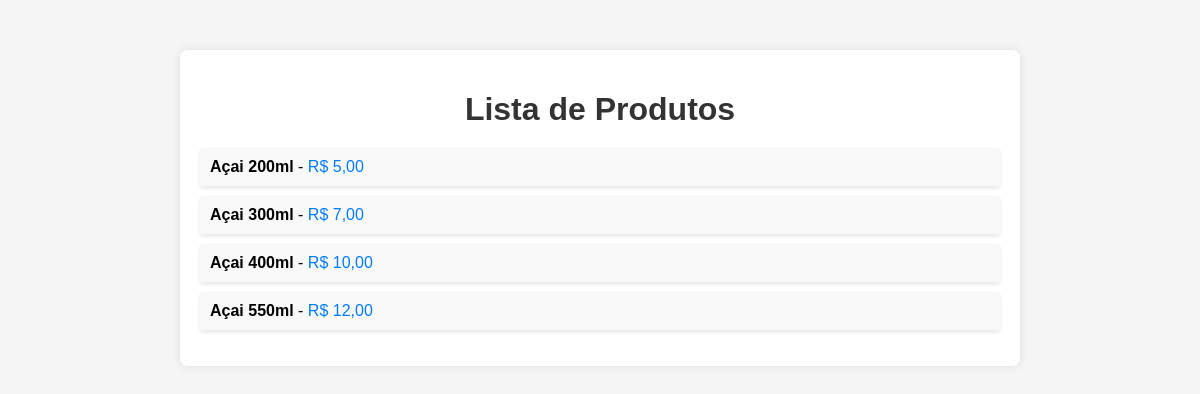
The app's page /lista_produtos/ with its own data.
### gerenciador/models.py (models this page shows)
class Produto(models.Model):
    nome = models.CharField(max_length=100)
    preco = models.DecimalField(max_digits=6, decimal_places=2)
    quantidade_estoque = models.IntegerField()
    descricao = models.TextField()

### gerenciador/views.py (the view)
# urls.py: path('lista_produtos/', views.lista_produtos, name='lista_produtos'),
def lista_produtos(request):
    produtos = Produto.objects.all()
    return render(request, 'gerenciador/lista_produtos.html', {'produtos': produtos})

### gerenciador/templates/gerenciador/lista_produtos.html (shortened to what this page needs)
<!DOCTYPE html>
<html lang="pt-BR">
<head>
</head>
<body>
    <div class="container">
        <h1>Lista de Produtos</h1>
        <ul>
            {% for produto in produtos %}
            <li>
                <span class="produto-nome">{{ produto.nome }}</span> -
                <span class="produto-preco">R$ {{ produto.preco }}</span>
            </li>
            {% endfor %}
        </ul>
    </div>
</body>
</html>

### gerenciador/templates/gerenciador/lista_produtos.html (style rules this page uses)
body { font-family: Arial, sans-serif; background-color: #f5f5f5; margin: 0; padding: 0; }
.container { max-width: 800px; margin: 50px auto; padding: 20px; background-color: #fff; border-radius: 8px; box-shadow: 0 0 10px rgba(0, 0, 0, 0.1); }
h1 { color: #333; text-align: center; margin-bottom: 20px; }
ul { list-style-type: none; padding: 0; }
li { background-color: #f9f9f9; padding: 10px; margin-bottom: 10px; border-radius: 4px; box-shadow: 0 2px 4px rgba(0, 0, 0, 0.1); }
.produto-nome { font-weight: bold; }
.produto-preco { color: #007bff; }

### records on screen
Produto: nome "Açai 200ml", preco "5,00"
Produto: nome "Açai 300ml", preco "7,00"
Produto: nome "Açai 400ml", preco "10,00"
Produto: nome "Açai 550ml", preco "12,00"
